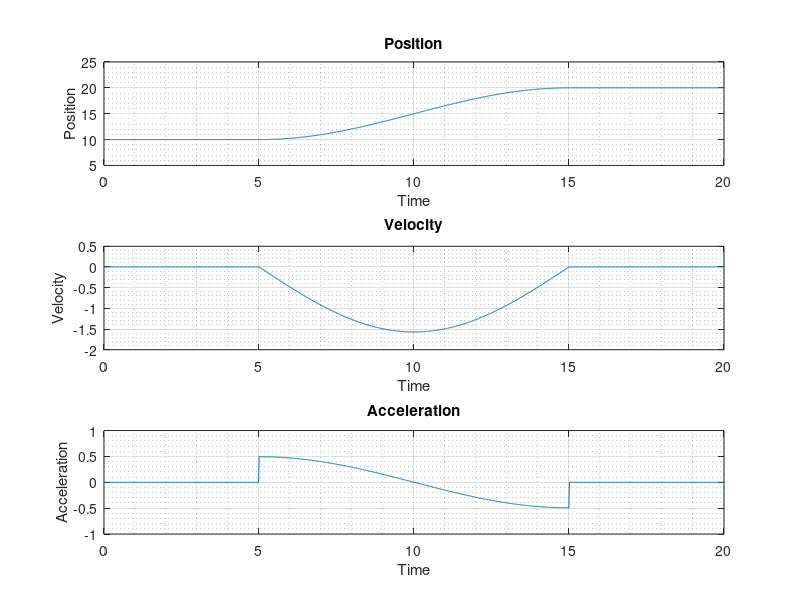

Write MATLAB code to recreate this figure.
function cos_Substitute(t,x_range,t_range)
if nargin == 0
    t = [];
    x_range = [10,20];
    t_range = [5,15];
    close all;
end
%% from x_start->x_end
%% t_start > t_end
t_start = min(t_range);
t_end   = max(t_range);
t_Interval = t_end - t_start;
t_set   = linspace(t_start-0.1*t_Interval,t_end+0.1*t_Interval);
t_set   = linspace(0,20,1000);

x_start = x_range(1);
x_end   = x_range(2);

x_set       = nan(size(t_set));
dxdt_set    = nan(size(t_set));
ddxdtdt_set = nan(size(t_set));
for t_Nr = 1:numel(t_set)
    t = t_set(t_Nr);
    if t < t_start
        x = x_start;
        dxdt = 0;
        ddxdtdt = 0;
    elseif t > t_end
        x = x_end;
        dxdt = 0;
        ddxdtdt = 0;
    else
        x = x_start + ...
            1/2*(x_end-x_start)*(1-cos(pi*(t-t_start)/(t_end-t_start)));
        dxdt = -pi/2*(x_start-x_end)/(t_start-t_end)*sin(pi*(t-t_start)/(t_end-t_start));
        ddxdtdt = -pi^2/2*(x_start-x_end)/((t_start-t_end)^2)*cos(pi*(t-t_start)/(t_end-t_start));
    end
    
    x_set(t_Nr) = x;
    dxdt_set(t_Nr) = dxdt;
    ddxdtdt_set(t_Nr) = ddxdtdt;
end
cosFigure = figure('Name','cos Figure');
s_Axes = subplot(3,1,1,'Parent',cosFigure);
v_Axes = subplot(3,1,2,'Parent',cosFigure);
a_Axes = subplot(3,1,3,'Parent',cosFigure);
plot(s_Axes,t_set,x_set);
plot(v_Axes,t_set,dxdt_set);
plot(a_Axes,t_set,ddxdtdt_set);

title(s_Axes,'Position');		xlabel(s_Axes,'Time');ylabel(s_Axes,'Position');
title(v_Axes,'Velocity');		xlabel(v_Axes,'Time');ylabel(v_Axes,'Velocity');
title(a_Axes,'Acceleration');	xlabel(a_Axes,'Time');ylabel(a_Axes,'Acceleration');

grid(s_Axes,'on');grid(s_Axes,'MINOR');
grid(v_Axes,'on');grid(v_Axes,'MINOR');
grid(a_Axes,'on');grid(a_Axes,'MINOR');

axis(s_Axes,[0,20,5,25]);
axis(v_Axes,[0,20,-2,0.5]);
axis(a_Axes,[0,20,-1,1]);
end